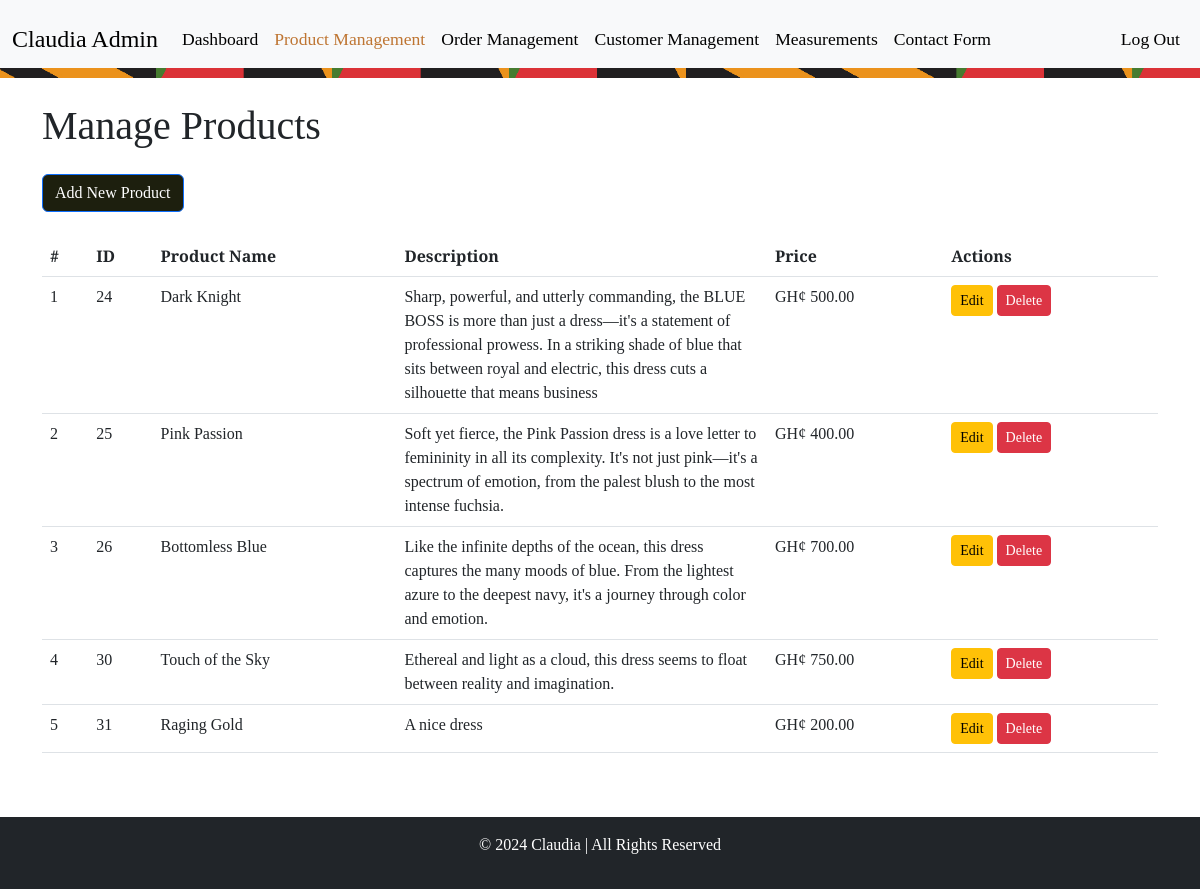
The app's page /view/admin/product-management.php (signed in) with its own data.
### tables this page shows
CREATE TABLE `products` (
  `product_id` int NOT NULL,
  `product_name` varchar(255) NOT NULL,
  `product_description` text,
  `product_price` decimal(10,2) NOT NULL,
  `image_url` varchar(255) DEFAULT NULL,
  `created_at` timestamp NOT NULL DEFAULT CURRENT_TIMESTAMP,
  `updated_at` timestamp NOT NULL DEFAULT CURRENT_TIMESTAMP ON UPDATE CURRENT_TIMESTAMP
);

### view/admin/product-management.php (the view, shortened to what this page needs)
<?php
include '../../db/config.php';
$product_query = "SELECT * FROM products";
$result = $conn->query($product_query);
?>
<!DOCTYPE html>
<html lang="en">
<head>
    <link href="https://cdn.jsdelivr.net/npm/bootstrap@5.3.0-alpha3/dist/css/bootstrap.min.css" rel="stylesheet">
    <link rel="stylesheet" href="../../css/style.css">
    <link rel="stylesheet" href="../../css/adminstyle.css">
</head>
<body>
    <nav class="navbar navbar-expand-lg navbar-light bg-light">
        <div class="container-fluid">
            <a class="navbar-brand" href="admin-dashboard.php">Claudia Admin</a>
            <div class="collapse navbar-collapse" id="navbarNav">
                <ul class="navbar-nav me-auto mb-2 mb-lg-0">
                    <li class="nav-item">
                        <a class="nav-link" href="admin-dashboard.php">Dashboard</a>
                    </li>
                    <li class="nav-item">
                        <a class="nav-link active1" href="product-management.php">Product Management</a>
                    </li>
                    <li class="nav-item">
                        <a class="nav-link" href="order-management.php">Order Management</a>
                    </li>
                    <li class="nav-item">
                        <a class="nav-link" href="customer-management.php">Customer Management</a>
                    </li>
                    <li class="nav-item">
                        <a class="nav-link" href="measurements.php">Measurements</a>
                    </li>
                    <li class="nav-item">
                        <a class="nav-link" href="contact-management.php">Contact Form</a>
                    </li>
                </ul>
                <ul class="navbar-nav">
                    <li class="nav-item">
                        <a class="nav-link" href="../../actions/log-out-admin.php?logout=true">Log Out</a>
                    </li>
                </ul>
            </div>
        </div>
        <div class="kente-strip"></div>
    </nav>
    <main>
        <div class="container">
            <h1 class="my-4 page_header">Manage Products</h1>
            <a href="#" class="btn btn-primary mb-4" onclick="openAddProductModal()">Add New Product</a>
            <table class="table">
                <thead>
                    <tr>
                        <th>#</th>
                        <th>ID</th>
                        <th>Product Name</th>
                        <th class="description-column">Description</th>
                        <th>Price</th>
                        <th>Actions</th>
                    </tr>
                </thead>
                <tbody>
                    <?php
                    if ($result->num_rows > 0) {
                        $count=1;
                        while ($row = $result->fetch_assoc()) {
                            echo '<tr>';
                            echo '<td>' . htmlspecialchars($count) . '</td>';
                            echo '<td>' . htmlspecialchars($row['product_id']) . '</td>';
                            echo '<td>' . htmlspecialchars($row['product_name']) . '</td>';
                            echo '<td class="description-column">' . htmlspecialchars($row['product_description']) . '</td>';
                            echo '<td>GH¢ ' . number_format($row['product_price'], 2) . '</td>';
                            echo '<td>
                                    <button type="button" class="btn btn-warning btn-sm" onclick="openEditProductModal(' . $row['product_id'] . ')">Edit</button>
                                    <button type="button" class="btn btn-danger btn-sm" onclick="confirmDeleteProduct(' . $row['product_id'] . ')">Delete</button>
                                  </td>';
                            echo '</tr>';
                            $count++;
                        }
                    } else {
                        echo '<tr><td colspan="5" class="text-center">No products available</td></tr>';
                    }
                    ?>
                </tbody>
            </table>
        </div>
    </main>
    <footer class="bg-dark text-white text-center py-3 mt-5">
        <p>&copy; 2024 Claudia | All Rights Reserved</p>
    </footer>
</body>
</html>

### css/style.css (style rules this page uses)
:root { --primary-color: #57200e; --dark-green:#242612; --light-green:#282a20; --wine: #2b1919; --font-size: 16px; --main-font: "Playfair Display", serif; --capital-font: "Cormorant SC", serif; }
.navbar-brand { font-family: var(--capital-font); font-size: 1.5rem; color: #000; }
.nav-link { font-family: var(--capital-font); color: #000; font-size: 1.1rem; transition: color 0.3s ease; }
.active1 { color: #be7532; text-decoration: none; }
.navbar-collapse { padding: 10px 0; }
.kente-strip { width: 100%; height: 10px; background-image: url('../images/kente_strip.jpg'); background-size: cover; background-position: center; position: absolute; bottom: 0; left: 0; z-index: 1; }
.mb-4 { margin-bottom: 1.5rem; }

### css/adminstyle.css (style rules this page uses)
:root { --primary-color: #57200e; --font-size: 16px; --main-font: "Playfair Display", serif; --capital-font: "Cormorant SC", serif; }
.page_header { font-family: "Playfair Display", serif; }
body { display: flex; flex-direction: column; min-height: 100vh; margin: 0; }
main { flex-grow: 1; }
footer { background-color: var(--primary-color); color: white; padding: 1rem; text-align: center; font-family:var(--capital-font); }
tr { font-family: "Playfair Display", serif; font-style: bold; }
.btn-primary { font-family: "Playfair Display", serif; background-color: #1D1F0E; }

### view/admin/product-management.php (style rules this page uses)
.description-column { max-width: 200px; word-wrap: break-word; white-space: normal; }

### records on screen
products: product_id "24", product_name "Dark Knight", product_description "Sharp, powerful, and utterly commanding, the BLUE BOSS is more than just a dress—it's a statement of professional prowess. In a striking shade of blue that sits between royal and electric, this dress cuts a silhouette that means business", product_price "500.00"
products: product_id "25", product_name "Pink Passion", product_description "Soft yet fierce, the Pink Passion dress is a love letter to femininity in all its complexity. It's not just pink—it's a spectrum of emotion, from the palest blush to the most intense fuchsia.", product_price "400.00"
products: product_id "26", product_name "Bottomless Blue", product_description "Like the infinite depths of the ocean, this dress captures the many moods of blue. From the lightest azure to the deepest navy, it's a journey through color and emotion.", product_price "700.00"
products: product_id "30", product_name "Touch of the Sky", product_description "Ethereal and light as a cloud, this dress seems to float between reality and imagination.", product_price "750.00"
products: product_id "31", product_name "Raging Gold", product_description "A nice dress", product_price "200.00"
